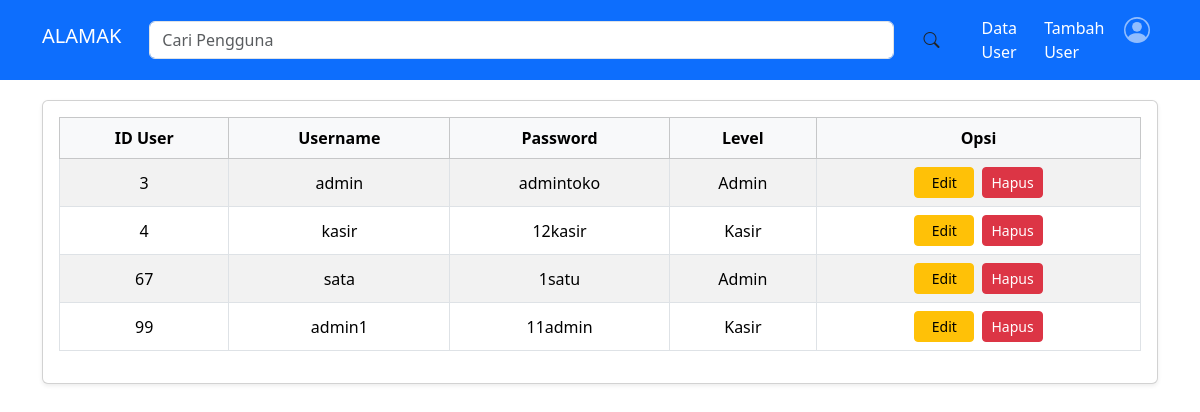
The app's page /user/index.php with its own data.
### tables this page shows
CREATE TABLE `user` (
  `iduser` int(11) NOT NULL,
  `username` varchar(255) NOT NULL,
  `password` varchar(255) NOT NULL,
  `level` enum('Admin','Kasir') NOT NULL
);

### user/index.php (the view, shortened to what this page needs)
<?php include "header.php"; ?>
<!DOCTYPE html>
<html lang="en">
<head>
  <link href="https://cdn.jsdelivr.net/npm/bootstrap@5.3.3/dist/css/bootstrap.min.css" rel="stylesheet"
>
</head>
<body>
  <div class="container">
    <div class="card shadow-sm">
      <div class="card-body">
        <table class="table table-bordered table-striped table-hover">
          <thead class="table-light">
            <tr>
              <th>ID User</th>
              <th>Username</th>
              <th>Password</th>
              <th>Level</th>
              <th>Opsi</th>
            </tr>
          </thead>
          <tbody>
            <?php
              include('../koneksi.php');
              $keyword = '';
              $query = "SELECT * FROM user WHERE username LIKE '%$keyword%' OR iduser LIKE '%$keyword%' OR level LIKE '%$keyword%'";
              $result = mysqli_query($conn, $query);
              if (mysqli_num_rows($result) == 0) {
                  echo '<tr><td colspan="5" class="text-center">Tidak ada data</td></tr>';
              } else {
                  while ($data = mysqli_fetch_assoc($result)) {
                      echo '<tr>';
                      echo '<td>' . ($data['iduser']) . '</td>';
                      echo '<td>' . ($data['username']) . '</td>';
                      echo '<td>' . ($data['password']) . '</td>';
                      echo '<td>' . ($data['level']) . '</td>';
                      echo '<td>
                              <a class="btn btn-warning btn-sm me-1" href="edit.php?id=' . $data['iduser'] . '">Edit</a>
                              <a class="btn btn-danger btn-sm" href="hapus.php?id=' . $data['iduser'] . '" onclick="return confirm(\'Yakin ingin menghapus?\')">Hapus</a>
                            </td>';
                      echo '</tr>';
                  }
              }
            ?>
          </tbody>
        </table>
      </div>
    </div>
  </div>
</body>
</html>

### user/index.php (style rules this page uses)
body { padding-top: 100px; }
.table th, .table td { vertical-align: middle; text-align: center; }
.btn { min-width: 60px; }

### records on screen
user: iduser "3", username "admin", password "admintoko", level "Admin"
user: iduser "4", username "kasir", password "12kasir", level "Kasir"
user: iduser "67", username "sata", password "1satu", level "Admin"
user: iduser "99", username "admin1", password "11admin", level "Kasir"
